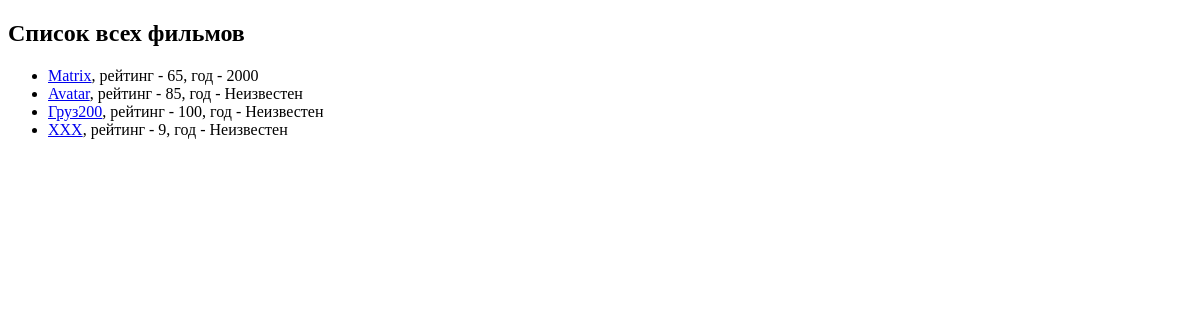
/, run on an earlier commit of the app's database.
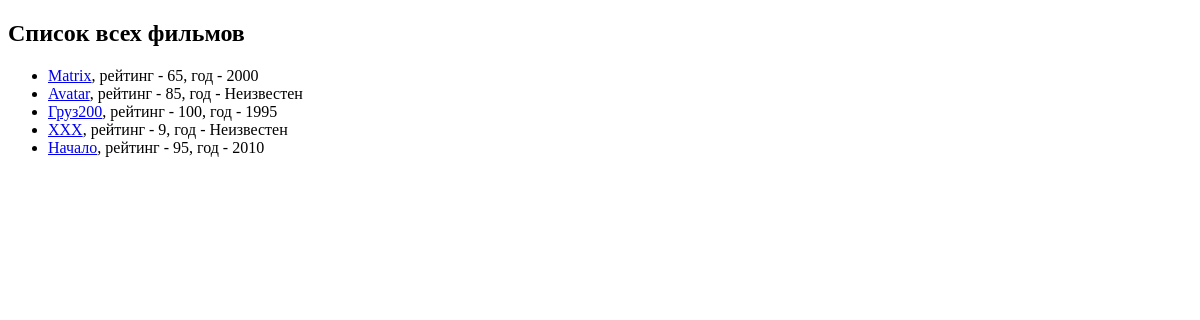
And on a later commit of the database.
### movie_app/models.py (models this page shows, shortened)
class Movie(models.Model):
    name = models.CharField(max_length=40)
    rating = models.IntegerField()
    year = models.IntegerField(null=True)
    budget = models.IntegerField(default=1000000)
    slug = models.SlugField(default='', null=False, db_index=True)  # дб индекс для быстрого поиска при расширении бд
    director = models.ForeignKey(Director, on_delete=models.CASCADE, null=True)
    actors = models.ManyToManyField(Actor)
    def get_url(self):  # Генерирую url
        return reverse("movie-detail", args=[self.slug])

### movie_app/views.py (the view)
# urls.py: path('', views.show_all_movie),
def show_all_movie(request):
    movies = Movie.objects.all()
    return render(request, 'movie_app/all_movies.html', {
        "movies": movies
    })

### movie_app/templates/movie_app/all_movies.html (shortened to what this page needs)
{% extends 'movie_app/base.html' %}
{% block content %}
  <h2> Список всех фильмов </h2>
  <ul>
    {% for movie in movies %}
        <li><a href="{{ movie.get_url }}">{{ movie.name }}</a>, рейтинг - {{ movie.rating }}, год - {{ movie.year|default:"Неизвестен" }} </li>
    {% endfor %}
  </ul>
{% endblock %}

What changed in the data, as far as the page shows it:
changed Movie "Груз200": year "Неизвестен" → "1995"
added Movie: name "Начало", rating "95", year "2010"
